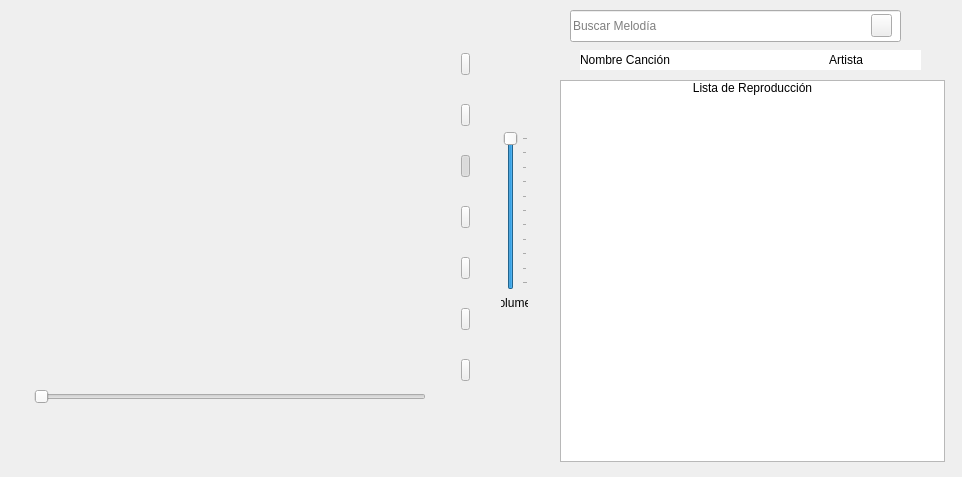
<?xml version="1.0" encoding="UTF-8"?>
<ui version="4.0">
 <class>MainWindow</class>
 <widget class="QMainWindow" name="MainWindow">
  <property name="geometry">
   <rect>
    <x>0</x>
    <y>0</y>
    <width>962</width>
    <height>477</height>
   </rect>
  </property>
  <property name="sizePolicy">
   <sizepolicy hsizetype="Fixed" vsizetype="Fixed">
    <horstretch>0</horstretch>
    <verstretch>0</verstretch>
   </sizepolicy>
  </property>
  <property name="windowTitle">
   <string>Proyecto POO2</string>
  </property>
  <widget class="QWidget" name="centralWidget">
   <property name="sizePolicy">
    <sizepolicy hsizetype="Fixed" vsizetype="Fixed">
     <horstretch>0</horstretch>
     <verstretch>0</verstretch>
    </sizepolicy>
   </property>
   <widget class="QListWidget" name="listWidget">
    <property name="geometry">
     <rect>
      <x>560</x>
      <y>80</y>
      <width>385</width>
      <height>382</height>
     </rect>
    </property>
    <property name="focusPolicy">
     <enum>Qt::WheelFocus</enum>
    </property>
    <property name="contextMenuPolicy">
     <enum>Qt::NoContextMenu</enum>
    </property>
    <property name="horizontalScrollBarPolicy">
     <enum>Qt::ScrollBarAlwaysOff</enum>
    </property>
    <property name="editTriggers">
     <set>QAbstractItemView::DoubleClicked</set>
    </property>
    <property name="showDropIndicator" stdset="0">
     <bool>false</bool>
    </property>
    <property name="movement">
     <enum>QListView::Static</enum>
    </property>
    <property name="viewMode">
     <enum>QListView::ListMode</enum>
    </property>
    <property name="currentRow">
     <number>-1</number>
    </property>
    <item>
     <property name="text">
      <string>Lista de Reproducción</string>
     </property>
     <property name="textAlignment">
      <set>AlignCenter</set>
     </property>
     <property name="background">
      <brush brushstyle="NoBrush">
       <color alpha="246">
        <red>0</red>
        <green>0</green>
        <blue>0</blue>
       </color>
      </brush>
     </property>
     <property name="foreground">
      <brush brushstyle="NoBrush">
       <color alpha="255">
        <red>0</red>
        <green>0</green>
        <blue>0</blue>
       </color>
      </brush>
     </property>
    </item>
   </widget>
   <widget class="QLineEdit" name="barra_busqueda">
    <property name="geometry">
     <rect>
      <x>570</x>
      <y>10</y>
      <width>331</width>
      <height>32</height>
     </rect>
    </property>
    <property name="cursor">
     <cursorShape>ArrowCursor</cursorShape>
    </property>
    <property name="mouseTracking">
     <bool>false</bool>
    </property>
    <property name="inputMask">
     <string/>
    </property>
    <property name="text">
     <string/>
    </property>
    <property name="cursorPosition">
     <number>0</number>
    </property>
    <property name="readOnly">
     <bool>false</bool>
    </property>
    <property name="placeholderText">
     <string>Buscar Melodía</string>
    </property>
    <property name="cursorMoveStyle">
     <enum>Qt::VisualMoveStyle</enum>
    </property>
   </widget>
   <widget class="QPushButton" name="buscar">
    <property name="geometry">
     <rect>
      <x>871</x>
      <y>14</y>
      <width>21</width>
      <height>23</height>
     </rect>
    </property>
    <property name="text">
     <string/>
    </property>
    <property name="icon">
     <iconset resource="botones.qrc">
      <normaloff>:/buttons/buscar.png</normaloff>:/buttons/buscar.png</iconset>
    </property>
   </widget>
   <widget class="QLabel" name="label">
    <property name="geometry">
     <rect>
      <x>0</x>
      <y>0</y>
      <width>971</width>
      <height>541</height>
     </rect>
    </property>
    <property name="text">
     <string/>
    </property>
    <property name="pixmap">
     <pixmap resource="fondo.qrc">:/fondo/fondo_fin.jpg</pixmap>
    </property>
    <property name="scaledContents">
     <bool>true</bool>
    </property>
   </widget>
   <widget class="QWidget" name="horizontalLayoutWidget_2">
    <property name="geometry">
     <rect>
      <x>20</x>
      <y>430</y>
      <width>421</width>
      <height>31</height>
     </rect>
    </property>
    <layout class="QHBoxLayout" name="horizontalLayout_2">
     <item>
      <spacer name="horizontalSpacer">
       <property name="orientation">
        <enum>Qt::Horizontal</enum>
       </property>
       <property name="sizeType">
        <enum>QSizePolicy::Fixed</enum>
       </property>
       <property name="sizeHint" stdset="0">
        <size>
         <width>40</width>
         <height>20</height>
        </size>
       </property>
      </spacer>
     </item>
     <item>
      <widget class="QLabel" name="titulo_Cancion">
       <property name="sizePolicy">
        <sizepolicy hsizetype="Maximum" vsizetype="Minimum">
         <horstretch>0</horstretch>
         <verstretch>0</verstretch>
        </sizepolicy>
       </property>
       <property name="minimumSize">
        <size>
         <width>51</width>
         <height>0</height>
        </size>
       </property>
       <property name="maximumSize">
        <size>
         <width>270</width>
         <height>26</height>
        </size>
       </property>
       <property name="sizeIncrement">
        <size>
         <width>0</width>
         <height>0</height>
        </size>
       </property>
       <property name="layoutDirection">
        <enum>Qt::LeftToRight</enum>
       </property>
       <property name="styleSheet">
        <string notr="true">font: 14pt &quot;Segoe Print&quot;;</string>
       </property>
       <property name="text">
        <string/>
       </property>
       <property name="scaledContents">
        <bool>true</bool>
       </property>
       <property name="alignment">
        <set>Qt::AlignLeading|Qt::AlignLeft|Qt::AlignTop</set>
       </property>
      </widget>
     </item>
     <item>
      <spacer name="horizontalSpacer_2">
       <property name="orientation">
        <enum>Qt::Horizontal</enum>
       </property>
       <property name="sizeType">
        <enum>QSizePolicy::Fixed</enum>
       </property>
       <property name="sizeHint" stdset="0">
        <size>
         <width>40</width>
         <height>20</height>
        </size>
       </property>
      </spacer>
     </item>
    </layout>
   </widget>
   <widget class="QWidget" name="verticalLayoutWidget">
    <property name="geometry">
     <rect>
      <x>490</x>
      <y>20</y>
      <width>49</width>
      <height>401</height>
     </rect>
    </property>
    <layout class="QVBoxLayout" name="verticalLayout_2">
     <item>
      <spacer name="verticalSpacer">
       <property name="orientation">
        <enum>Qt::Vertical</enum>
       </property>
       <property name="sizeType">
        <enum>QSizePolicy::Minimum</enum>
       </property>
       <property name="sizeHint" stdset="0">
        <size>
         <width>20</width>
         <height>100</height>
        </size>
       </property>
      </spacer>
     </item>
     <item>
      <widget class="QSlider" name="barra_Vol">
       <property name="sizePolicy">
        <sizepolicy hsizetype="Expanding" vsizetype="Expanding">
         <horstretch>0</horstretch>
         <verstretch>0</verstretch>
        </sizepolicy>
       </property>
       <property name="focusPolicy">
        <enum>Qt::NoFocus</enum>
       </property>
       <property name="acceptDrops">
        <bool>false</bool>
       </property>
       <property name="layoutDirection">
        <enum>Qt::LeftToRight</enum>
       </property>
       <property name="autoFillBackground">
        <bool>false</bool>
       </property>
       <property name="maximum">
        <number>100</number>
       </property>
       <property name="value">
        <number>100</number>
       </property>
       <property name="orientation">
        <enum>Qt::Vertical</enum>
       </property>
       <property name="invertedAppearance">
        <bool>false</bool>
       </property>
       <property name="invertedControls">
        <bool>false</bool>
       </property>
       <property name="tickPosition">
        <enum>QSlider::TicksBelow</enum>
       </property>
      </widget>
     </item>
     <item>
      <widget class="QLabel" name="label_3">
       <property name="text">
        <string>Volumen</string>
       </property>
       <property name="alignment">
        <set>Qt::AlignCenter</set>
       </property>
      </widget>
     </item>
     <item>
      <spacer name="verticalSpacer_2">
       <property name="orientation">
        <enum>Qt::Vertical</enum>
       </property>
       <property name="sizeType">
        <enum>QSizePolicy::Maximum</enum>
       </property>
       <property name="sizeHint" stdset="0">
        <size>
         <width>20</width>
         <height>100</height>
        </size>
       </property>
      </spacer>
     </item>
    </layout>
   </widget>
   <widget class="QWidget" name="verticalLayoutWidget_2">
    <property name="geometry">
     <rect>
      <x>450</x>
      <y>19</y>
      <width>31</width>
      <height>401</height>
     </rect>
    </property>
    <layout class="QVBoxLayout" name="verticalLayout">
     <item>
      <widget class="QPushButton" name="add">
       <property name="focusPolicy">
        <enum>Qt::NoFocus</enum>
       </property>
       <property name="text">
        <string/>
       </property>
       <property name="icon">
        <iconset resource="botones.qrc">
         <normaloff>:/buttons/agregar.png</normaloff>:/buttons/agregar.png</iconset>
       </property>
      </widget>
     </item>
     <item>
      <widget class="QPushButton" name="anterior">
       <property name="focusPolicy">
        <enum>Qt::NoFocus</enum>
       </property>
       <property name="text">
        <string/>
       </property>
       <property name="icon">
        <iconset resource="botones.qrc">
         <normaloff>:/buttons/anterior.png</normaloff>:/buttons/anterior.png</iconset>
       </property>
      </widget>
     </item>
     <item>
      <widget class="QPushButton" name="play">
       <property name="focusPolicy">
        <enum>Qt::NoFocus</enum>
       </property>
       <property name="text">
        <string/>
       </property>
       <property name="icon">
        <iconset resource="botones.qrc">
         <normaloff>:/buttons/reproducir.png</normaloff>:/buttons/reproducir.png</iconset>
       </property>
       <property name="checkable">
        <bool>true</bool>
       </property>
       <property name="checked">
        <bool>true</bool>
       </property>
      </widget>
     </item>
     <item>
      <widget class="QPushButton" name="siguiente">
       <property name="focusPolicy">
        <enum>Qt::NoFocus</enum>
       </property>
       <property name="text">
        <string/>
       </property>
       <property name="icon">
        <iconset resource="botones.qrc">
         <normaloff>:/buttons/siguiente.png</normaloff>:/buttons/siguiente.png</iconset>
       </property>
      </widget>
     </item>
     <item>
      <widget class="QPushButton" name="inicio">
       <property name="focusPolicy">
        <enum>Qt::NoFocus</enum>
       </property>
       <property name="text">
        <string/>
       </property>
       <property name="icon">
        <iconset resource="botones.qrc">
         <normaloff>:/buttons/eliminar inicio.png</normaloff>:/buttons/eliminar inicio.png</iconset>
       </property>
      </widget>
     </item>
     <item>
      <widget class="QPushButton" name="fin">
       <property name="focusPolicy">
        <enum>Qt::NoFocus</enum>
       </property>
       <property name="text">
        <string/>
       </property>
       <property name="icon">
        <iconset resource="botones.qrc">
         <normaloff>:/buttons/eliminar final.png</normaloff>:/buttons/eliminar final.png</iconset>
       </property>
      </widget>
     </item>
     <item>
      <widget class="QPushButton" name="mute">
       <property name="focusPolicy">
        <enum>Qt::NoFocus</enum>
       </property>
       <property name="text">
        <string/>
       </property>
       <property name="icon">
        <iconset resource="botones.qrc">
         <normaloff>:/buttons/mute.png</normaloff>:/buttons/mute.png</iconset>
       </property>
       <property name="checkable">
        <bool>true</bool>
       </property>
       <property name="checked">
        <bool>false</bool>
       </property>
       <property name="autoRepeat">
        <bool>false</bool>
       </property>
       <property name="flat">
        <bool>false</bool>
       </property>
      </widget>
     </item>
    </layout>
   </widget>
   <widget class="QLabel" name="label_2">
    <property name="geometry">
     <rect>
      <x>20</x>
      <y>20</y>
      <width>420</width>
      <height>400</height>
     </rect>
    </property>
    <property name="text">
     <string/>
    </property>
    <property name="pixmap">
     <pixmap resource="fondo.qrc">:/fondo/fondo1.jpg</pixmap>
    </property>
    <property name="scaledContents">
     <bool>true</bool>
    </property>
   </widget>
   <widget class="QWidget" name="verticalLayoutWidget_3">
    <property name="geometry">
     <rect>
      <x>20</x>
      <y>20</y>
      <width>421</width>
      <height>401</height>
     </rect>
    </property>
    <layout class="QVBoxLayout" name="verticalLayout_3">
     <item>
      <widget class="QLabel" name="img">
       <property name="text">
        <string/>
       </property>
       <property name="scaledContents">
        <bool>true</bool>
       </property>
      </widget>
     </item>
    </layout>
   </widget>
   <widget class="QPushButton" name="save">
    <property name="enabled">
     <bool>true</bool>
    </property>
    <property name="geometry">
     <rect>
      <x>800</x>
      <y>190</y>
      <width>75</width>
      <height>23</height>
     </rect>
    </property>
    <property name="text">
     <string>PushButton</string>
    </property>
   </widget>
   <widget class="QWidget" name="horizontalLayoutWidget">
    <property name="geometry">
     <rect>
      <x>20</x>
      <y>370</y>
      <width>421</width>
      <height>41</height>
     </rect>
    </property>
    <layout class="QHBoxLayout" name="horizontalLayout">
     <item>
      <widget class="QSlider" name="barra_progreso">
       <property name="enabled">
        <bool>true</bool>
       </property>
       <property name="sizePolicy">
        <sizepolicy hsizetype="Maximum" vsizetype="Fixed">
         <horstretch>0</horstretch>
         <verstretch>0</verstretch>
        </sizepolicy>
       </property>
       <property name="minimumSize">
        <size>
         <width>392</width>
         <height>23</height>
        </size>
       </property>
       <property name="maximumSize">
        <size>
         <width>10</width>
         <height>10</height>
        </size>
       </property>
       <property name="mouseTracking">
        <bool>true</bool>
       </property>
       <property name="tabletTracking">
        <bool>false</bool>
       </property>
       <property name="focusPolicy">
        <enum>Qt::NoFocus</enum>
       </property>
       <property name="acceptDrops">
        <bool>false</bool>
       </property>
       <property name="styleSheet">
        <string notr="true">alternate-background-color: rgb(255, 0, 0);</string>
       </property>
       <property name="inputMethodHints">
        <set>Qt::ImhNone</set>
       </property>
       <property name="maximum">
        <number>1000</number>
       </property>
       <property name="value">
        <number>0</number>
       </property>
       <property name="tracking">
        <bool>false</bool>
       </property>
       <property name="orientation">
        <enum>Qt::Horizontal</enum>
       </property>
       <property name="invertedControls">
        <bool>false</bool>
       </property>
       <property name="tickPosition">
        <enum>QSlider::NoTicks</enum>
       </property>
      </widget>
     </item>
    </layout>
   </widget>
   <widget class="QLabel" name="label_4">
    <property name="geometry">
     <rect>
      <x>580</x>
      <y>50</y>
      <width>341</width>
      <height>20</height>
     </rect>
    </property>
    <property name="styleSheet">
     <string notr="true">background-color: rgb(255, 255, 255);</string>
    </property>
    <property name="text">
     <string>Nombre Canción                                                Artista</string>
    </property>
   </widget>
   <zorder>save</zorder>
   <zorder>label</zorder>
   <zorder>listWidget</zorder>
   <zorder>barra_busqueda</zorder>
   <zorder>buscar</zorder>
   <zorder>horizontalLayoutWidget_2</zorder>
   <zorder>verticalLayoutWidget</zorder>
   <zorder>verticalLayoutWidget_2</zorder>
   <zorder>label_2</zorder>
   <zorder>verticalLayoutWidget_3</zorder>
   <zorder>horizontalLayoutWidget</zorder>
   <zorder>label_4</zorder>
  </widget>
 </widget>
 <layoutdefault spacing="6" margin="11"/>
 <resources>
  <include location="botones.qrc"/>
  <include location="fondo.qrc"/>
 </resources>
 <connections/>
</ui>
